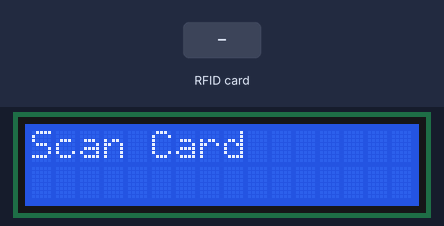
The sketch below on a simulated ESP32. Parts: 16×2 character LCD. The inputs (shaded band) are chosen by the test bench. What the sketch prints to the serial monitor is not drawn.

Above: at 1.4 s.
1.5 s: RFID card 5E 7A 19 C4 held to the reader
At 2.9 s:
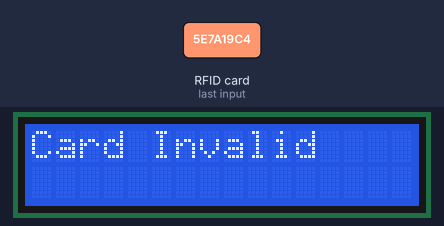
Timing chart, 0 to 4.5 s (numbered marks = the images above; inputs shaded):
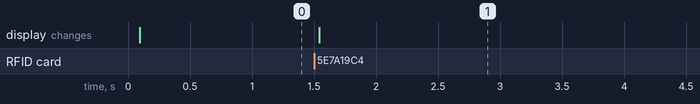

Measured:
- after the input at 1.5 s, the display: changes at once (image 1)

The sketch:

RFID.ino
```cpp
#include <Wire.h>
#include <LiquidCrystal_I2C.h>
#include "MFRC522_I2C.h"

// Initialisation des périphériques I2C
LiquidCrystal_I2C mylcd(0x27, 16, 2);
MFRC522_I2C mfrc522(0x28, -1, &Wire);  // Utilisation correcte avec ESP32

String password = "";

void scanI2C() {
  Serial.println("🔍 Scan I2C...");
  for (byte addr = 1; addr < 127; addr++) {
    Wire.beginTransmission(addr);
    if (Wire.endTransmission() == 0) {
      Serial.print("📡 I2C device found at address 0x");
      Serial.println(addr, HEX);
      delay(10);
    }
  }
  Serial.println("🔎 Scan terminé.\n");
}

void setup() {
  Serial.begin(115200);
  Wire.begin();

  // Scan I2C pour vérifier les connexions
  scanI2C();

  // Initialisation de l'écran LCD
  mylcd.init();
  mylcd.backlight();
  mylcd.setCursor(0, 0);
  mylcd.print("Scan Card");

  // Initialisation du module RFID
  mfrc522.PCD_Init();
  delay(100);  // Attendre après l'initialisation pour éviter les erreurs
}

void loop() {
  // Vérifie s'il y a une nouvelle carte
  if (!mfrc522.PICC_IsNewCardPresent() || !mfrc522.PICC_ReadCardSerial()) {
    delay(50);
    return;
  }

  // Récupère l'UID de la carte sous le bon format
  password = "";
  Serial.print("Card UID: ");

  for (byte i = 0; i < mfrc522.uid.size; i++) {
    password += String(mfrc522.uid.uidByte[i]);  // Ajout de chaque byte
    if (i < mfrc522.uid.size - 1) {
      password += " ";  // Ajout d'un espace sauf pour le dernier élément
    }
  }

  Serial.println(password);  // Affichage correct de l'UID

  // Vérification de la carte
  mylcd.clear();
  mylcd.setCursor(0, 0);

  if (password == "176 22 18 152" || password == "38 69 198 60" || password == "148 227 121 124" || password == "186 67 94 181") {  // Comparaison au bon format
    mylcd.print("Card Valid");
    Serial.println("✅ Carte correcte");
  } else {
    mylcd.print("Card Invalid");
    Serial.println("❌ Carte incorrecte");
  }
}
```
